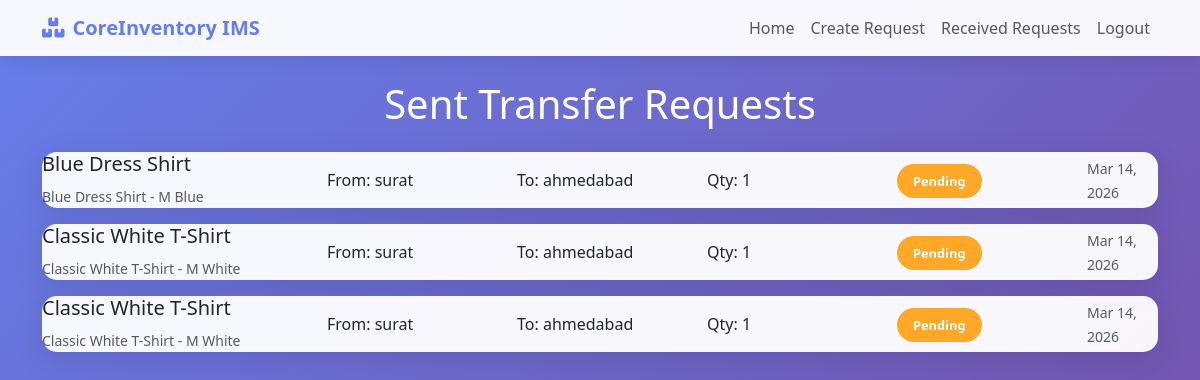
/transfers/sent/ (signed in), run on an earlier commit of the app's database.
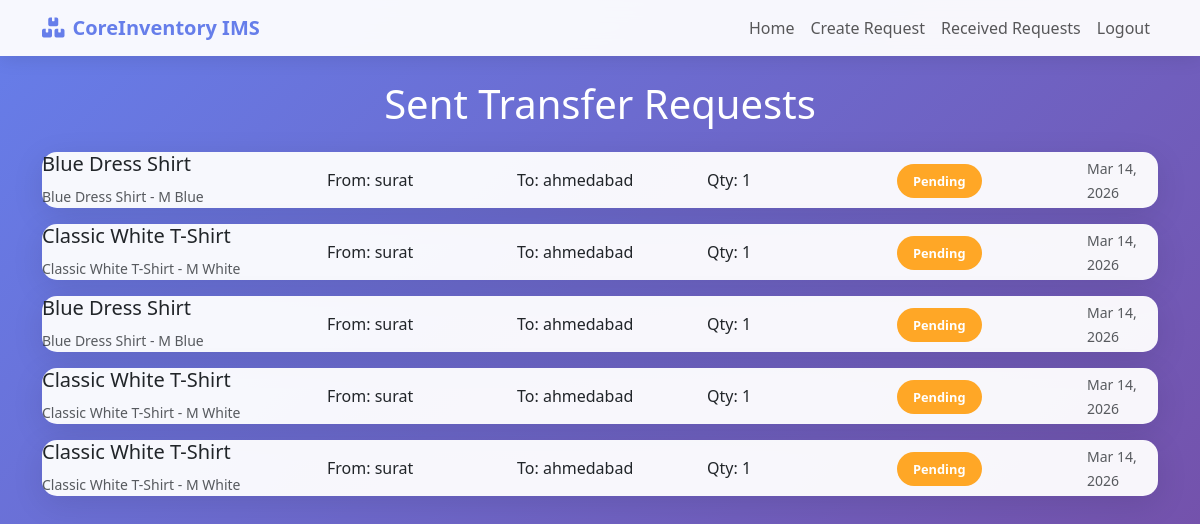
And on a later commit of the database.
### transfers/models.py (models this page shows, shortened)
class TransferRequest(models.Model):
    STATUS_CHOICES = [
        ('pending', 'Pending'),
        ('accepted', 'Accepted'),
        ('rejected', 'Rejected'),
    ]
    from_warehouse = models.ForeignKey('warehouses.Warehouse', on_delete=models.CASCADE, related_name='sent_transfers')
    to_warehouse = models.ForeignKey('warehouses.Warehouse', on_delete=models.CASCADE, related_name='received_transfers')
    product_variant = models.ForeignKey('products.ProductVariant', on_delete=models.CASCADE)
    quantity = models.PositiveIntegerField()
    status = models.CharField(max_length=20, choices=STATUS_CHOICES, default='pending')
    requested_by = models.ForeignKey(settings.AUTH_USER_MODEL, on_delete=models.CASCADE)
    created_at = models.DateTimeField(auto_now_add=True)
    accepted_at = models.DateTimeField(null=True, blank=True)

### products/models.py (models this page shows, shortened)
class ProductVariant(models.Model):
    product = models.ForeignKey(Product, on_delete=models.CASCADE, related_name='variants')
    size = models.CharField(max_length=20, blank=True)
    color = models.CharField(max_length=50, blank=True)
    stock_quantity = models.PositiveIntegerField(default=0)  # Keep for backward compatibility, but use warehouse stocks
    def __str__(self):
        return f"{self.product.name} - {self.size} {self.color}".strip()

class Product(models.Model):
    name = models.CharField(max_length=200)
    description = models.TextField(blank=True)
    category = models.ForeignKey(Category, on_delete=models.SET_NULL, null=True, blank=True, related_name='products')
    sku = models.CharField(max_length=100, unique=True)
    barcode = models.CharField(max_length=100, blank=True)
    unit_price = models.DecimalField(max_digits=10, decimal_places=2)
    cost_price = models.DecimalField(max_digits=10, decimal_places=2)
    reorder_level = models.PositiveIntegerField(default=0)
    image = models.URLField(max_length=500, blank=True, null=True)
    is_active = models.BooleanField(default=True)
    created_at = models.DateTimeField(auto_now_add=True)
    updated_at = models.DateTimeField(auto_now=True)
    class Meta:
        ordering = ['name']

### warehouses/models.py (models this page shows, shortened)
class Warehouse(models.Model):
    id = models.IntegerField(primary_key=True)
    name = models.CharField(max_length=100)
    city = models.CharField(max_length=100, blank=True, default='')
    created_at = models.DateTimeField(default=timezone.now)
    manager = models.ForeignKey('accounts.User', on_delete=models.SET_NULL, null=True, blank=True, related_name='managed_warehouses')

### transfers/views.py (the view)
# urls.py: path('sent/', views.sent_requests, name='sent_requests'),
@login_required
def sent_requests(request):
    requests = TransferRequest.objects.filter(requested_by=request.user).order_by('-created_at')
    return render(request, 'transfers/sent_requests.html', {'requests': requests})

### templates/transfers/sent_requests.html (shortened to what this page needs)
<!DOCTYPE html>
<html lang="en">
<head>
    <link href="https://cdn.jsdelivr.net/npm/bootstrap@5.3.0/dist/css/bootstrap.min.css" rel="stylesheet">
    <link href="https://cdnjs.cloudflare.com/ajax/libs/font-awesome/6.0.0/css/all.min.css" rel="stylesheet">
</head>
<body>
    <nav class="navbar navbar-expand-lg navbar-light">
        <div class="container">
            <a class="navbar-brand" href="{% url 'home' %}">
                <i class="fas fa-boxes me-2"></i>CoreInventory IMS
            </a>
            <div class="navbar-nav ms-auto">
                <a class="nav-link" href="{% url 'home' %}">Home</a>
                <a class="nav-link" href="{% url 'transfers:create' %}">Create Request</a>
                <a class="nav-link" href="{% url 'transfers:received_requests' %}">Received Requests</a>
                <a class="nav-link" href="{% url 'logout' %}">Logout</a>
            </div>
        </div>
    </nav>
    <div class="container mt-4">
        <div class="row">
            <div class="col-12">
                <h1 class="text-white text-center mb-4">Sent Transfer Requests</h1>
            </div>
        </div>
        {% if requests %}
        <div class="row">
            {% for request in requests %}
            <div class="col-12">
                <div class="request-card">
                    <div class="card-body">
                        <div class="row align-items-center">
                            <div class="col-md-3">
                                <h5>{{ request.product_variant.product.name }}</h5>
                                <small class="text-muted">{{ request.product_variant }}</small>
                            </div>
                            <div class="col-md-2">
                                <p class="mb-0">From: {{ request.from_warehouse.name }}</p>
                            </div>
                            <div class="col-md-2">
                                <p class="mb-0">To: {{ request.to_warehouse.name }}</p>
                            </div>
                            <div class="col-md-2">
                                <p class="mb-0">Qty: {{ request.quantity }}</p>
                            </div>
                            <div class="col-md-2">
                                <span class="status-badge status-{{ request.status }}">{{ request.get_status_display }}</span>
                            </div>
                            <div class="col-md-1">
                                <small class="text-muted">{{ request.created_at|date:"M d, Y" }}</small>
                            </div>
                        </div>
                    </div>
                </div>
            </div>
            {% endfor %}
        </div>
        {% endif %}
    </div>
</body>
</html>

What changed in the data, as far as the page shows it:
added TransferRequest: product_variant.product.name "Blue Dress Shirt", product_variant "Blue Dress Shirt - M Blue", from_warehouse.name "surat", to_warehouse.name "ahmedabad", quantity "1", status "Pending", created_at "Mar 14, 2026"
added TransferRequest: product_variant.product.name "Classic White T-Shirt", product_variant "Classic White T-Shirt - M White", from_warehouse.name "surat", to_warehouse.name "ahmedabad", quantity "1", status "Pending", created_at "Mar 14, 2026"
